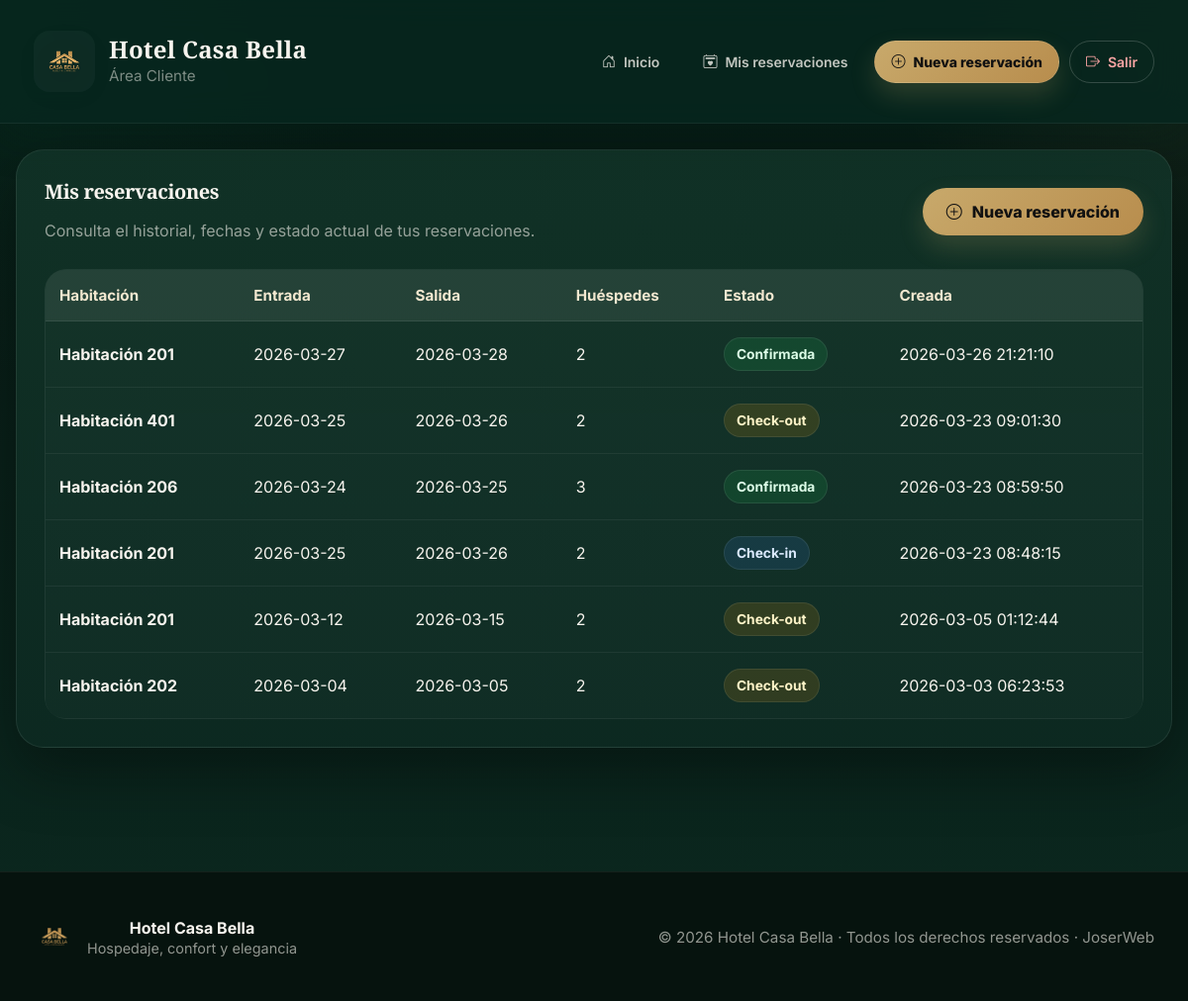
The app's page /my-reservations (signed in), older data.
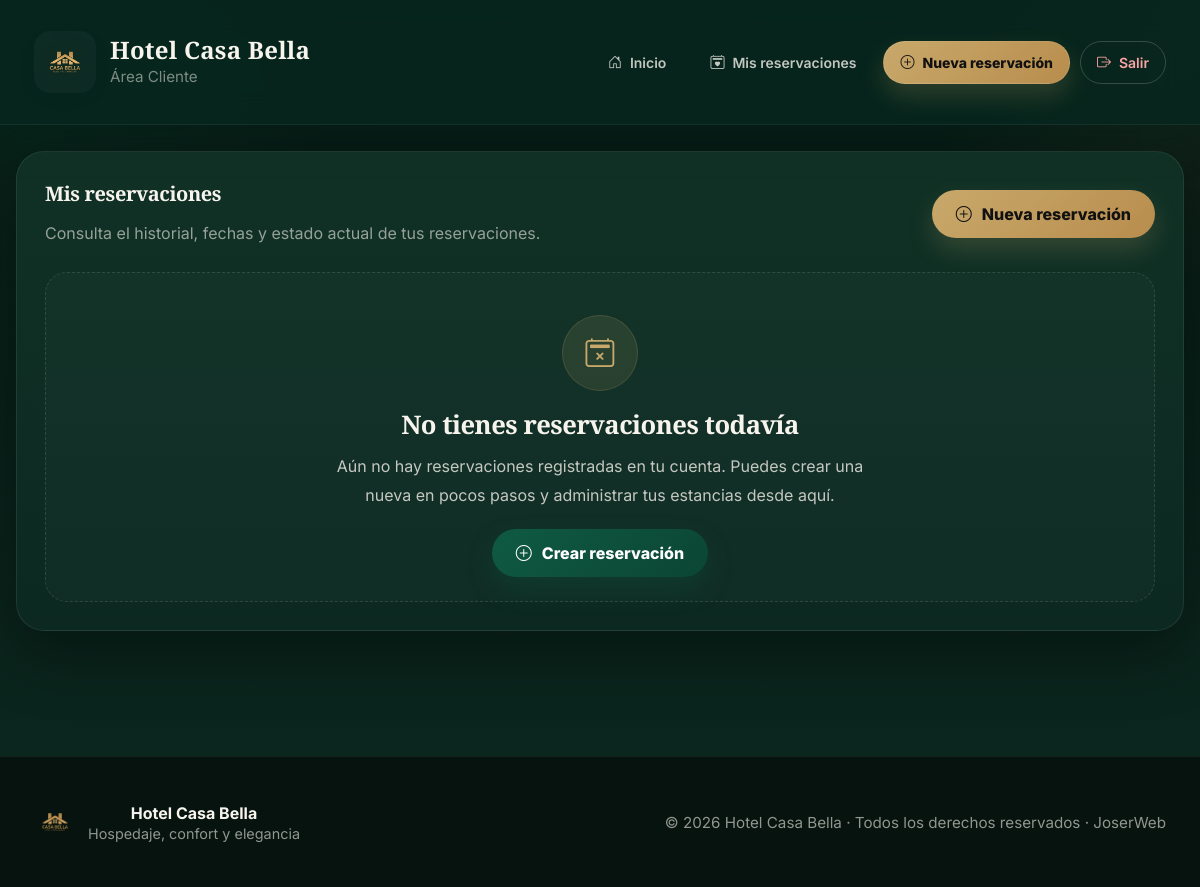
The same page, newer data.
### tables this page shows
CREATE TABLE reservations (
  id INTEGER PRIMARY KEY AUTOINCREMENT,
  user_id INTEGER NOT NULL,  -- ✅ cliente que reservó
  guest_name TEXT NOT NULL,
  email TEXT NOT NULL,
  phone TEXT NOT NULL,
  room_id INTEGER NOT NULL,
  check_in TEXT NOT NULL,
  check_out TEXT NOT NULL,
  guests INTEGER NOT NULL,
  special_requests TEXT,
  status TEXT NOT NULL CHECK(status IN ('confirmed','checked_in','checked_out','cancelled')) DEFAULT 'confirmed',
  created_at TEXT NOT NULL DEFAULT (datetime('now')), extra_person INTEGER NOT NULL DEFAULT 0, total_amount REAL NOT NULL DEFAULT 0, admin_alert_dismissed INTEGER NOT NULL DEFAULT 0,
  FOREIGN KEY(user_id) REFERENCES "users_old"(id) ON DELETE CASCADE,
  FOREIGN KEY(room_id) REFERENCES rooms(id) ON DELETE CASCADE
);

CREATE TABLE rooms (
  id INTEGER PRIMARY KEY AUTOINCREMENT,
  name TEXT NOT NULL,
  category TEXT NOT NULL,
  price_per_night REAL NOT NULL DEFAULT 0,
  capacity INTEGER NOT NULL,
  description TEXT
);

### app.py (the view)
@app.route("/my-reservations", endpoint="my_reservations")
@login_required
def my_reservations() -> str:
    user = current_user()
    assert user is not None
    db = get_db()
    reservations = db.execute(
        """
        SELECT r.*, rm.name AS room_name
        FROM reservations r
        JOIN rooms rm ON rm.id = r.room_id
        WHERE r.user_id = ?
        ORDER BY r.created_at DESC
        """,
        (user["id"],),
    ).fetchall()
    return render_template("my_reservations.html", reservations=reservations)

### app.py (called while the page is built)
def get_db() -> sqlite3.Connection:
    if "db" not in g:
        conn = sqlite3.connect(DB_PATH)
        conn.row_factory = sqlite3.Row
        g.db = conn
    return g.db

def current_user() -> Optional[sqlite3.Row]:
    uid = session.get("user_id")
    if not uid:
        return None
    db = get_db()
    return db.execute("SELECT * FROM users WHERE id = ?", (uid,)).fetchone()

def user_has_role(user: Optional[sqlite3.Row], *allowed_roles: str) -> bool:
    if user is None:
        return False
    hierarchy = {"client": 1, "admin": 2, "superadmin": 3}
    role = user["role"]
    user_level = hierarchy.get(role, 0)
    return any(user_level >= hierarchy.get(r, 999) for r in allowed_roles)

def login_required(view: F) -> F:
    @wraps(view)
    def wrapped(*args: Any, **kwargs: Any):
        if not session.get("user_id"):
            flash("Debes iniciar sesión.", "error")
            return redirect(url_for("login"))
        return view(*args, **kwargs)
    return wrapped  # type: ignore

@app.context_processor
def inject_user():
    user = current_user()
    return {
        "current_user": user,
        "is_admin": user_has_role(user, "admin"),
        "is_superadmin": user_has_role(user, "superadmin"),
    }

### templates/my_reservations.html (shortened to what this page needs)
{% extends "base.html" %}
{% block content %}
<section class="card" data-aos="fade-up">
  <div class="reservations-head">
    <div>
      <h1 class="reservations-title">Mis reservaciones</h1>
      <p class="reservations-subtitle">
        Consulta el historial, fechas y estado actual de tus reservaciones.
      </p>
    </div>
    <a class="btn btn-gold" href="{{ url_for('new_reservation') }}">
      <i class="bi bi-plus-circle"></i>
      Nueva reservación
    </a>
  </div>
  {% if reservations|length == 0 %}
    <div class="empty-reservations">
      <div class="empty-icon">
        <i class="bi bi-calendar2-x"></i>
      </div>
      <h2>No tienes reservaciones todavía</h2>
      <p>
        Aún no hay reservaciones registradas en tu cuenta. Puedes crear una nueva
        en pocos pasos y administrar tus estancias desde aquí.
      </p>
      <a class="btn btn-primary" href="{{ url_for('new_reservation') }}">
        <i class="bi bi-plus-circle"></i>
        Crear reservación
      </a>
    </div>
  {% else %}
    <div class="reservations-table-wrap">
      <table class="reservations-table">
        <thead>
          <tr>
            <th>Habitación</th>
            <th>Entrada</th>
            <th>Salida</th>
            <th>Huéspedes</th>
            <th>Estado</th>
            <th>Creada</th>
          </tr>
        </thead>
        <tbody>
          {% for r in reservations %}
          {% set status = (r.status or '')|lower %}
          <tr>
            <td data-label="Habitación">
              <div class="room-name">{{ r.room_name }}</div>
            </td>
            <td data-label="Entrada">{{ r.check_in }}</td>
            <td data-label="Salida">{{ r.check_out }}</td>
            <td data-label="Huéspedes">{{ r.guests }}</td>
            <td data-label="Estado">
              <span class="
                status-badge
                {% if status == 'confirmed' %}status-confirmed{% endif %}
                {% if status == 'checked_in' %}status-checked-in{% endif %}
                {% if status == 'checked_out' %}status-checked-out{% endif %}
              ">
                {% if status == 'confirmed' %}
                  Confirmada
                {% elif status == 'checked_in' %}
                  Check-in
                {% elif status == 'checked_out' %}
                  Check-out
                {% elif status == 'cancelled' %}
                  Cancelada
                {% else %}
                  {{ r.status }}
                {% endif %}
              </span>
            </td>
            <td data-label="Creada">{{ r.created_at }}</td>
          </tr>
          {% endfor %}
        </tbody>
      </table>
    </div>
  {% endif %}
</section>
{% endblock %}

### templates/base.html (shortened to what this page needs)
<!doctype html>
<html lang="es">
<head>
  <link rel="stylesheet" href="https://cdn.jsdelivr.net/npm/bootstrap-icons@1.11.3/font/bootstrap-icons.min.css">
  <link rel="stylesheet" href="https://cdn.jsdelivr.net/npm/aos@2.3.4/dist/aos.css">
  <link rel="stylesheet" href="https://cdn.jsdelivr.net/npm/swiper@11/swiper-bundle.min.css"/>
  <link rel="stylesheet" href="{{ url_for('static', filename='styles.css') }}" />
</head>
<body>
<header class="topbar">
  <div class="topbar-inner">
    <a class="brand" href="{{ url_for('index') }}">
      <img src="{{ url_for('static', filename='img/logo.png') }}" alt="Hotel Casa Bella">
      <div class="brand-text">
        <strong>Hotel Casa Bella</strong>
        <span>
          {% if current_user %}
            {% if current_user.role == 'admin' %}Panel Administrador{% else %}Área Cliente{% endif %}
          {% else %}
            Reservaciones y disponibilidad
          {% endif %}
        </span>
      </div>
    </a>
    <nav class="topnav" id="topnav">
      <a href="{{ url_for('index') }}"><i class="bi bi-house-door"></i> Inicio</a>
      {% if current_user %}
        {% if current_user.role == 'admin' %}
          <a href="{{ url_for('admin_dashboard') }}"><i class="bi bi-speedometer2"></i> Dashboard</a>
          <a href="{{ url_for('admin_hotel') }}" class="bi bi-house-door">Hotel</a>
          <a href="{{ url_for('admin_reservations') }}"><i class="bi bi-journal-check"></i> Reservaciones</a>
        {% else %}
          <a href="{{ url_for('my_reservations') }}"><i class="bi bi-calendar2-heart"></i> Mis reservaciones</a>
          <a class="btn-gold" href="{{ url_for('new_reservation') }}"><i class="bi bi-plus-circle"></i> Nueva reservación</a>
        {% endif %}
        <a class="link-danger" href="{{ url_for('logout') }}"><i class="bi bi-box-arrow-right"></i> Salir</a>
      {% else %}
        <a href="{{ url_for('login') }}"><i class="bi bi-person"></i> Iniciar sesión</a>
        <a class="btn-primary" href="{{ url_for('register') }}"><i class="bi bi-person-plus"></i> Crear cuenta</a>
      {% endif %}
    </nav>
  </div>
</header>
<main class="container">
  {% block content %}{% endblock %}
</main>
<footer class="footer">
  <div class="footer-inner">
    <div class="footer-brand">
      <img src="{{ url_for('static', filename='img/logo.png') }}" alt="Hotel Casa Bella">
      <div class="footer-brand-text">
        <strong>Hotel Casa Bella</strong>
        <span>Hospedaje, confort y elegancia</span>
      </div>
    </div>
    <div class="footer-copy">
      © 2026 Hotel Casa Bella · Todos los derechos reservados · JoserWeb
    </div>
  </div>
</footer>
</body>
</html>

### templates/base.html (style rules this page uses)
:root { --bg:#061711; --bg-soft:#0a221a; --panel:#0d2a21; --panel-2:#123328; --panel-3:#174234; --line:rgba(255,255,255,.08); --green:#0f5a43; --green-2:#0b4634; --green-3:#083326; --green-4:#061f18; --gold:#c8a96b; --gold-2:#b88d4d; --text:#f7f4ee; --muted:rgba(247,244,238,.78); --muted-2:rgba(247,244,238,.58); --success:#22c55e; --danger:#ef4444; --warning:#f59e0b; --info:#3b82f6; --container:1280px; --radius-xl:30px; --radius-lg:22px; --radius-md:16px; --shadow-lg:0 24px 60px rgba(0,0,0,.35); --shadow-md:0 16px 36px rgba(0,0,0,.24); --topbar-h:92px; --field-h:56px; }
* { box-sizing:border-box; }
html { scroll-behavior:smooth; }
body { margin:0; font-family:"Inter", sans-serif; background: radial-gradient(circle at top left, rgba(15,90,67,.18), transparent 24%), radial-gradient(circle at right top, rgba(200,169,107,.08), transparent 20%), linear-gradient(180deg, #061711 0%, #092019 45%, #0b281f 100%); color:var(--text); min-height:100vh; }
a { color:inherit; text-decoration:none; }
img { max-width:100%; display:block; }
.container { width:min(var(--container), calc(100% - 32px)); margin:0 auto; padding:26px 0 70px; }
.topbar { position:sticky; top:0; z-index:1000; background:rgba(7,40,31,.82); backdrop-filter:blur(16px); -webkit-backdrop-filter:blur(16px); border-bottom:1px solid rgba(255,255,255,.06); }
.topbar-inner { position:relative; width:min(var(--container), calc(100% - 32px)); min-height:var(--topbar-h); margin:0 auto; display:flex; align-items:center; justify-content:space-between; gap:18px; }
.brand { display:flex; align-items:center; gap:14px; min-width:0; flex:1; }
.brand img { width:62px; height:62px; object-fit:contain; border-radius:16px; background:rgba(255,255,255,.03); padding:6px; }
.brand-text { min-width:0; display:flex; flex-direction:column; gap:3px; }
.brand-text strong { font-family:"Playfair Display", serif; font-size:1.5rem; font-weight:700; letter-spacing:.01em; color:var(--text); line-height:1.05; }
.brand-text span { color:var(--muted-2); font-size:.95rem; white-space:nowrap; overflow:hidden; text-overflow:ellipsis; }
.topnav { display:flex; align-items:center; gap:10px; }
.topnav a { position:relative; display:inline-flex; align-items:center; gap:8px; padding:12px 16px; border-radius:999px; font-weight:600; color:var(--muted); transition:.22s ease; white-space:nowrap; }
.btn-primary { display:inline-flex; align-items:center; justify-content:center; gap:8px; background:linear-gradient(135deg, var(--green), var(--green-2)); color:#fff !important; font-weight:800 !important; border:1px solid rgba(255,255,255,.10); box-shadow:0 12px 26px rgba(15,90,67,.28); }
.btn-gold { display:inline-flex; align-items:center; justify-content:center; gap:8px; background:linear-gradient(135deg, var(--gold), var(--gold-2)); color:#111 !important; font-weight:800 !important; border:1px solid rgba(255,255,255,.10); box-shadow:0 12px 26px rgba(200,169,107,.20); }
.link-danger { color:#fca5a5 !important; }
.card { background:linear-gradient(180deg, rgba(18,51,40,.92), rgba(13,42,33,.92)); border:1px solid rgba(255,255,255,.08); border-radius:28px; padding:28px; box-shadow:var(--shadow-lg); backdrop-filter:blur(10px); -webkit-backdrop-filter:blur(10px); }
h1,h2,h3 { margin-top:0; color:var(--text); }
h1,h2 { font-family:"Playfair Display", serif; letter-spacing:-.02em; }
p { color:var(--muted); }
.btn { display:inline-flex; align-items:center; justify-content:center; gap:10px; padding:14px 24px; border-radius:999px; border:none; cursor:pointer; font-weight:700; transition:.22s ease; }
.footer { border-top:1px solid rgba(255,255,255,.06); background:rgba(6,18,14,.92); margin-top:30px; }
.footer-inner { width:min(var(--container), calc(100% - 32px)); margin:0 auto; padding:26px 0; display:flex; align-items:center; justify-content:space-between; gap:18px; flex-wrap:wrap; }
.footer-brand { display:flex; align-items:center; gap:12px; min-width:0; }
.footer-brand img { width:42px; height:42px; object-fit:contain; opacity:.95; }
.footer-brand-text { display:flex; flex-direction:column; gap:2px; }
.footer-brand-text strong { color:var(--text); font-size:1rem; }
.footer-brand-text span { color:var(--muted-2); font-size:.9rem; }
.footer-copy { color:var(--muted-2); font-size:.95rem; text-align:right; }

Row changes from the older to the newer data that the page shows:
removed reservations: room_name "Habitación 201", check_in "2026-03-27", check_out "2026-03-28", guests "2", shows "Confirmada", created_at "2026-03-26 21:21:10"
removed reservations: room_name "Habitación 401", check_in "2026-03-25", check_out "2026-03-26", guests "2", shows "Check-out", created_at "2026-03-23 09:01:30"
removed reservations: room_name "Habitación 206", check_in "2026-03-24", check_out "2026-03-25", guests "3", shows "Confirmada", created_at "2026-03-23 08:59:50"
removed reservations: room_name "Habitación 201", check_in "2026-03-25", check_out "2026-03-26", guests "2", shows "Check-in", created_at "2026-03-23 08:48:15"
removed reservations: room_name "Habitación 201", check_in "2026-03-12", check_out "2026-03-15", guests "2", shows "Check-out", created_at "2026-03-05 01:12:44"
removed reservations: room_name "Habitación 202", check_in "2026-03-04", check_out "2026-03-05", guests "2", shows "Check-out", created_at "2026-03-03 06:23:53"
Text that changed along with them:
text no longer shown: "Habitación Entrada Salida Huéspedes Estado Creada"
text now shown: "No tienes reservaciones todavía Aún no hay reservaciones registradas en tu cuenta. Puedes crear una nueva en pocos pasos y administrar tus estancias desde aquí. Crear reservación"
